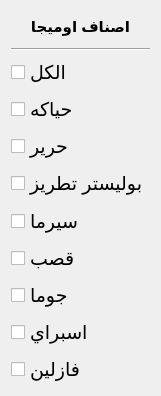
                       <widget class="QWidget" name="scrollAreaWidgetContents_2">
                        <property name="geometry">
                         <rect>
                          <x>-88</x>
                          <y>0</y>
                          <width>161</width>
                          <height>396</height>
                         </rect>
                        </property>
                        <layout class="QVBoxLayout" name="verticalLayout_12">
                         <item>
                          <widget class="QLabel" name="label_4">
                           <property name="font">
                            <font>
                             <pointsize>11</pointsize>
                             <weight>75</weight>
                             <bold>true</bold>
                            </font>
                           </property>
                           <property name="text">
                            <string>اصناف اوميجا</string>
                           </property>
                           <property name="alignment">
                            <set>Qt::AlignCenter</set>
                           </property>
                          </widget>
                         </item>
                         <item>
                          <widget class="Line" name="line_6">
                           <property name="orientation">
                            <enum>Qt::Horizontal</enum>
                           </property>
                          </widget>
                         </item>
                         <item>
                          <widget class="QCheckBox" name="cateOmegaAll">
                           <property name="sizePolicy">
                            <sizepolicy hsizetype="Minimum" vsizetype="Minimum">
                             <horstretch>0</horstretch>
                             <verstretch>0</verstretch>
                            </sizepolicy>
                           </property>
                           <property name="font">
                            <font>
                             <pointsize>14</pointsize>
                            </font>
                           </property>
                           <property name="text">
                            <string>الكل</string>
                           </property>
                          </widget>
                         </item>
                         <item>
                          <widget class="QCheckBox" name="cateHyaka">
                           <property name="sizePolicy">
                            <sizepolicy hsizetype="Minimum" vsizetype="Minimum">
                             <horstretch>0</horstretch>
                             <verstretch>0</verstretch>
                            </sizepolicy>
                           </property>
                           <property name="font">
                            <font>
                             <pointsize>14</pointsize>
                            </font>
                           </property>
                           <property name="text">
                            <string>حياكه</string>
                           </property>
                          </widget>
                         </item>
                         <item>
                          <widget class="QCheckBox" name="cateHarer">
                           <property name="sizePolicy">
                            <sizepolicy hsizetype="Minimum" vsizetype="Minimum">
                             <horstretch>0</horstretch>
                             <verstretch>0</verstretch>
                            </sizepolicy>
                           </property>
                           <property name="font">
                            <font>
                             <pointsize>14</pointsize>
                            </font>
                           </property>
                           <property name="text">
                            <string>حرير</string>
                           </property>
                          </widget>
                         </item>
                         <item>
                          <widget class="QCheckBox" name="catePolysterTatrez">
                           <property name="sizePolicy">
                            <sizepolicy hsizetype="Minimum" vsizetype="Minimum">
                             <horstretch>0</horstretch>
                             <verstretch>0</verstretch>
                            </sizepolicy>
                           </property>
                           <property name="font">
                            <font>
                             <pointsize>14</pointsize>
                            </font>
                           </property>
                           <property name="text">
                            <string>بوليستر تطريز</string>
                           </property>
                          </widget>
                         </item>
                         <item>
                          <widget class="QCheckBox" name="cateCerma">
                           <property name="sizePolicy">
                            <sizepolicy hsizetype="Minimum" vsizetype="Minimum">
                             <horstretch>0</horstretch>
                             <verstretch>0</verstretch>
                            </sizepolicy>
                           </property>
                           <property name="font">
                            <font>
                             <pointsize>14</pointsize>
                            </font>
                           </property>
                           <property name="text">
                            <string>سيرما</string>
                           </property>
                          </widget>
                         </item>
                         <item>
                          <widget class="QCheckBox" name="cateQassab">
                           <property name="sizePolicy">
                            <sizepolicy hsizetype="Minimum" vsizetype="Minimum">
                             <horstretch>0</horstretch>
                             <verstretch>0</verstretch>
                            </sizepolicy>
                           </property>
                           <property name="font">
                            <font>
                             <pointsize>14</pointsize>
                            </font>
                           </property>
                           <property name="text">
                            <string>قصب</string>
                           </property>
                          </widget>
                         </item>
                         <item>
                          <widget class="QCheckBox" name="cateGoma">
                           <property name="sizePolicy">
                            <sizepolicy hsizetype="Minimum" vsizetype="Minimum">
                             <horstretch>0</horstretch>
                             <verstretch>0</verstretch>
                            </sizepolicy>
                           </property>
                           <property name="font">
                            <font>
                             <pointsize>14</pointsize>
                            </font>
                           </property>
                           <property name="text">
                            <string>جوما</string>
                           </property>
                          </widget>
                         </item>
                         <item>
                          <widget class="QCheckBox" name="cateSpray">
                           <property name="sizePolicy">
                            <sizepolicy hsizetype="Minimum" vsizetype="Minimum">
                             <horstretch>0</horstretch>
                             <verstretch>0</verstretch>
                            </sizepolicy>
                           </property>
                           <property name="font">
                            <font>
                             <pointsize>14</pointsize>
                            </font>
                           </property>
                           <property name="text">
                            <string>اسبراي</string>
                           </property>
                          </widget>
                         </item>
                         <item>
                          <widget class="QCheckBox" name="cateFazlin">
                           <property name="sizePolicy">
                            <sizepolicy hsizetype="Minimum" vsizetype="Minimum">
                             <horstretch>0</horstretch>
                             <verstretch>0</verstretch>
                            </sizepolicy>
                           </property>
                           <property name="font">
                            <font>
                             <pointsize>14</pointsize>
                            </font>
                           </property>
                           <property name="text">
                            <string>فازلين</string>
                           </property>
                          </widget>
                         </item>
                        </layout>
                       </widget>
